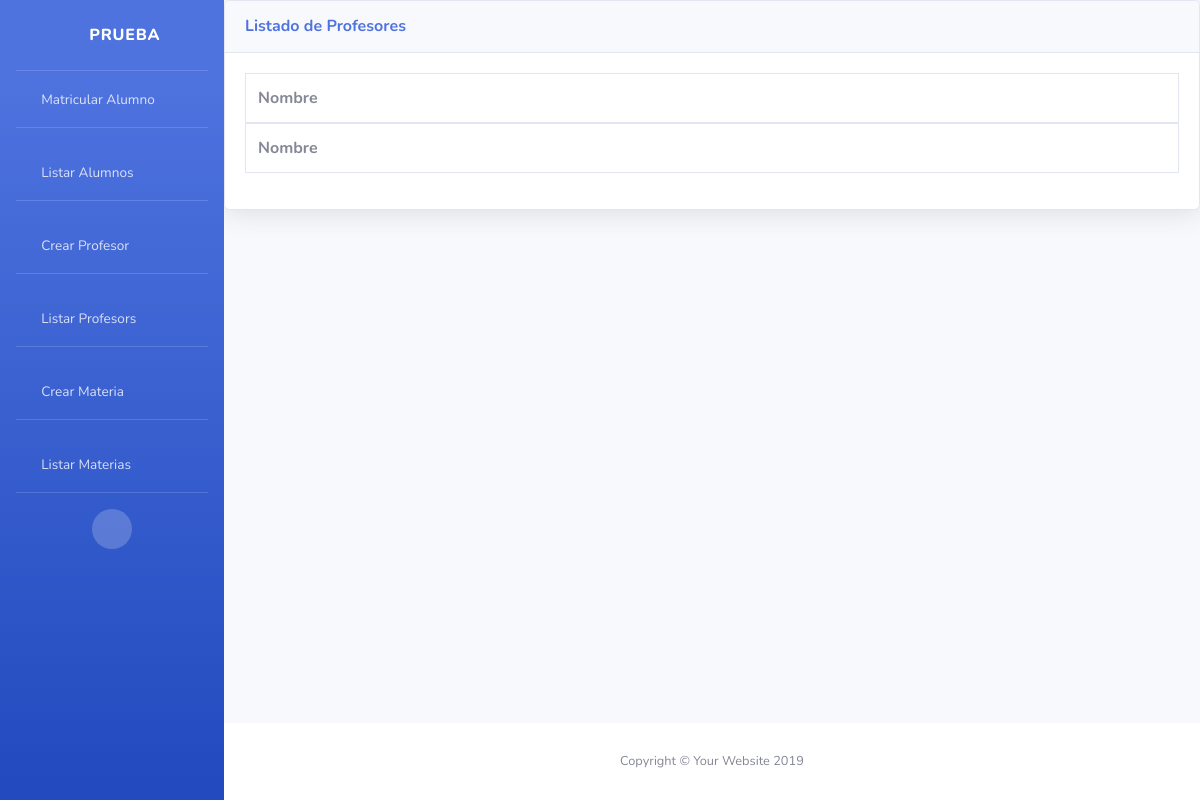
Page /profesores/listar_profesores/ on the earlier database version.
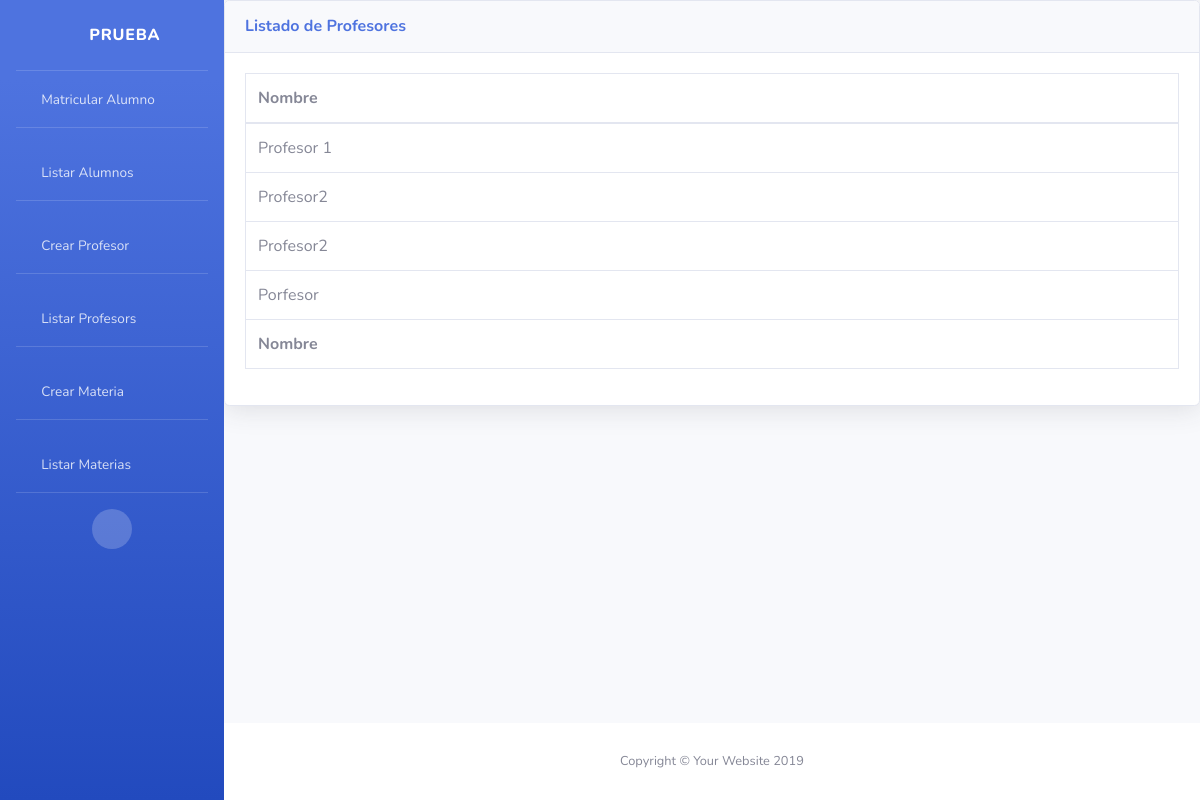
Same page on the later database version.
### profesores/models.py (models this page shows, shortened)
class Profesor(models.Model):
    nombre = models.CharField(max_length=200)
    cedula = models.CharField(max_length=12)

### profesores/views.py (the view)
# urls.py: path('listar_profesores/', ListarProfesors.as_view(), name="listar_profesors"),
class ListarProfesors(ListView):
    model = Profesor
    template_name = "listar_profesores.html"
    def get_context_data(self, **kwargs):
        context = super(ListarProfesors, self).get_context_data(**kwargs)
        context['alumnos'] = True
        return context

### profesores/templates/listar_profesores.html
{% extends "base.html" %}
{% load bootstrap3 %}
{% load static %}
{% block contenido %}
          <div class="card shadow mb-4">
            <div class="card-header py-3">
              <h6 class="m-0 font-weight-bold text-primary">Listado de Profesores</h6>
            </div>
            <div class="card-body">
              <div class="table-responsive">
                <table class="table table-bordered" id="dataTable" width="100%" cellspacing="0">
                  <thead>
                    <tr>
                      <th>Nombre</th>
                    </tr>
                  </thead>
                  <tfoot>
                    <tr>
                      <th>Nombre</th>
                    </tr>
                  </tfoot>
                  <tbody>
                    {% for usuario in object_list %}
						<tr >
							<td> {{ usuario.nombre }} </td>
                    {% endfor %} </tbody>
                </table>
              </div>
            </div>
          </div>
{% endblock %}

Differences in the rows shown:
added Profesor: nombre "Profesor 1"
added Profesor: nombre "Profesor2"
added Profesor: nombre "Profesor2"
added Profesor: nombre "Porfesor"
